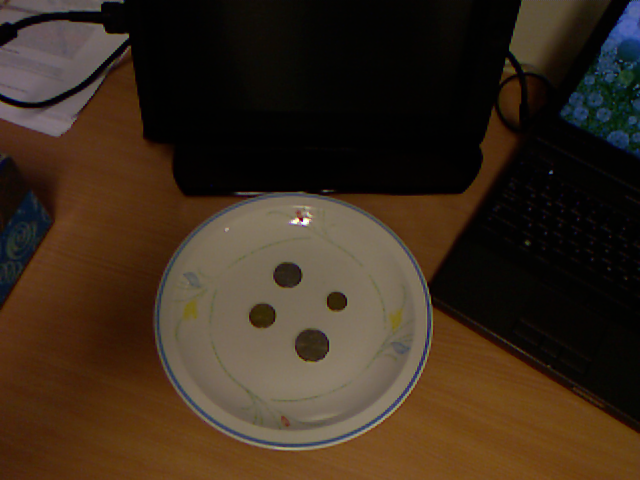
%> input picture segment/t1rgb.png, 640 x 480 px
$ octave --eval "result = segment_count;"   (GNU Octave 9; MATLAB toolbox functions it lacks are replaced by stand-ins)
%> lines starting %> are read from the running program, lines starting %| are printed output that depends on the picture
function [money, coin_array, notes] = segment_count(show_pics)
% Takes a picture with the kinect and return the approximate
% money value.

%if no arg, set no show pics
if nargin == 0
    show_pics = 0;
end;

%Normalised aussie coins matrix
c5 = 1;
c10 = 2;
c20 = 3;
c50 = 4;
c1 = 5;
c2 = 6;
%Diameter matrix
CoinDiam(1) = 19.41;
CoinDiam(2) = 23.6;
CoinDiam(3) = 28.65;
CoinDiam(4) = 31.65;
CoinDiam(5) = 25;
CoinDiam(6) = 20.5;
%Coin Values
CoinVal = [0.05, 0.1, 0.2, 0.5, 1, 2];

%Find the minimum distance between coins radius
coin_thresh = max(-diff(CoinDiam/max(CoinDiam)))/2;

%Get the colour threshold
gold_hue = 0.11;
silver_hue = 0.105;
hue_thresh = 0.02;
gold_sat = 0.9;
silver_sat = 0.6;
sat_thresh = 0.03;


%Get the images
I = imread('t1rgb.png');
%> I is the input picture: size 480x640x3 uint8; mean R, G, B 58.1, 43.2, 28.5
% D = imread('t1d.png');

I_g = rgb2gray(I);
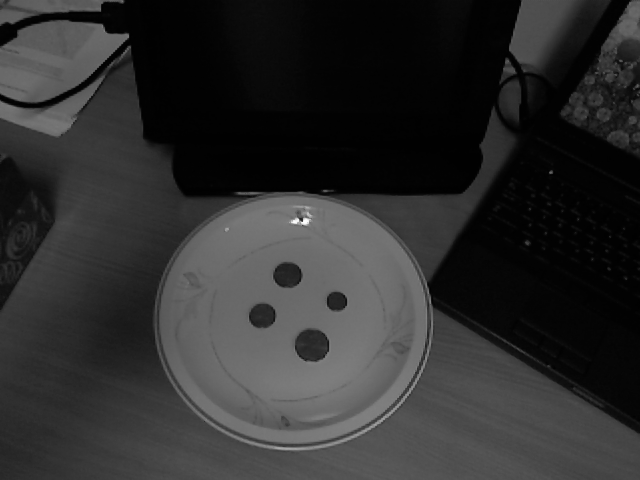
%> I_g: size 480x640 uint8; min 1, max 254, mean 46
K = fspecial('gaussian');
I_blur = imfilter(I_g,K);
I_edge = edge(I_blur, 'canny');
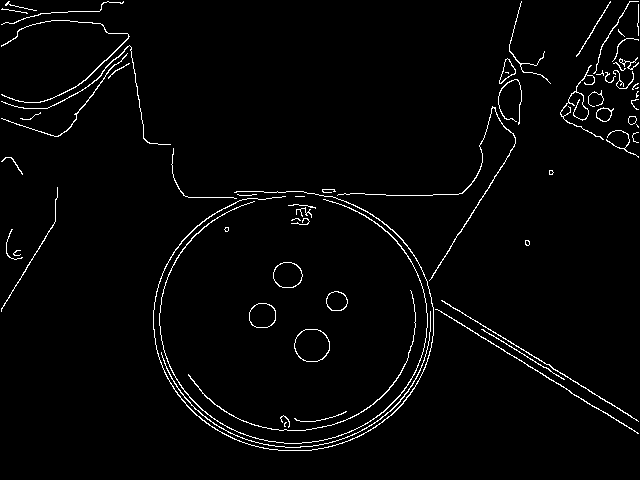
%> I_edge: size 480x640 logical; 2.5% white in thin lines or dots
% imshow(I_edge);

%Find the plate
num_plates = 0;
max_rad = 480;
while num_plates == 0;
    %Need higher sensitivity to detect concentric circles
    [plate_centres, plate_radii] = imfindcircles(I_edge, [max_rad - 50,max_rad], 'Sensitivity', 0.95);
    num_plates = length(plate_radii);
    max_rad = max_rad - 50;
end;
%> this loop made 1 pass
%> (plate_centres, plate_radii, num_plates) on pass 1: ([320.5 240.5], 430, 1)
%> after the loop, max_rad = 430

%Get the max radii plate
if num_plates ~= 1
    [~, idx] = max(plate_radii);
    plate_centres = plate_centres(idx,:);
end;

%Mask the plate
c = round(plate_centres);
%> c = [320 240]
r = round(plate_radii);
%> r = 430
pmask = zeros(size(I,1),size(I,2));
%> (the run ends here)
